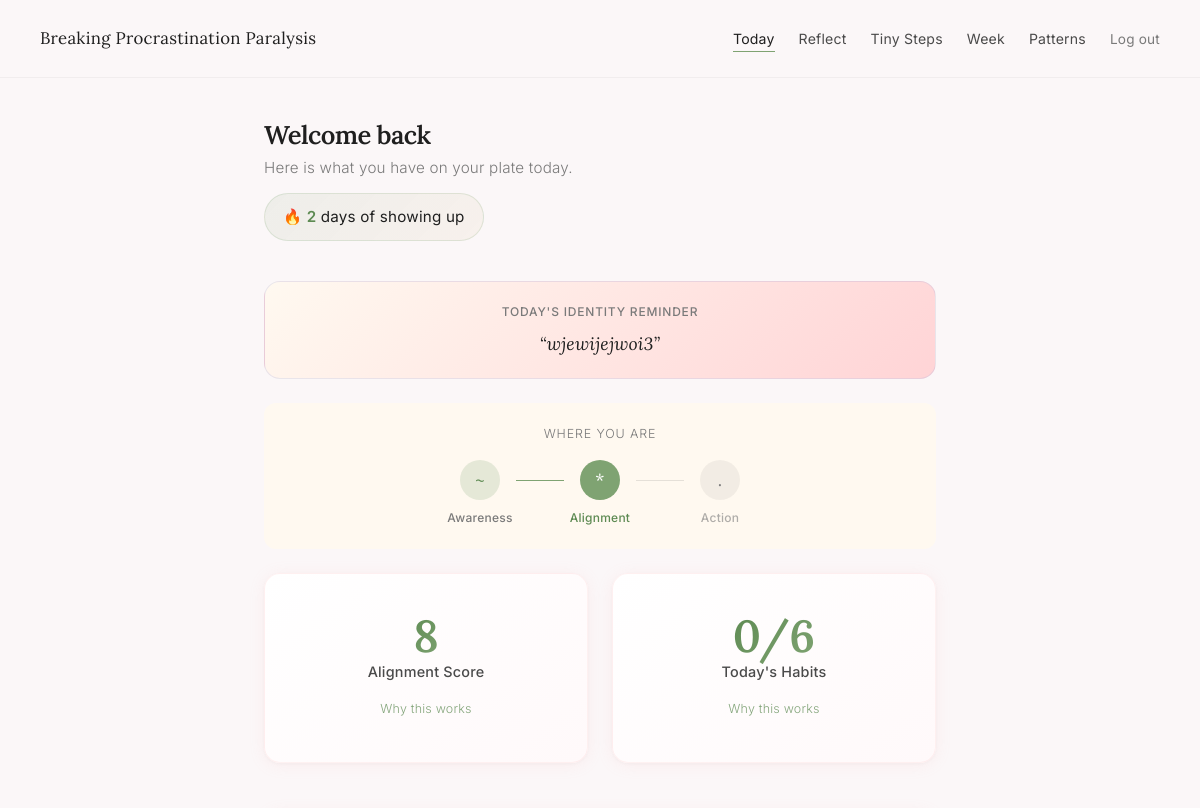
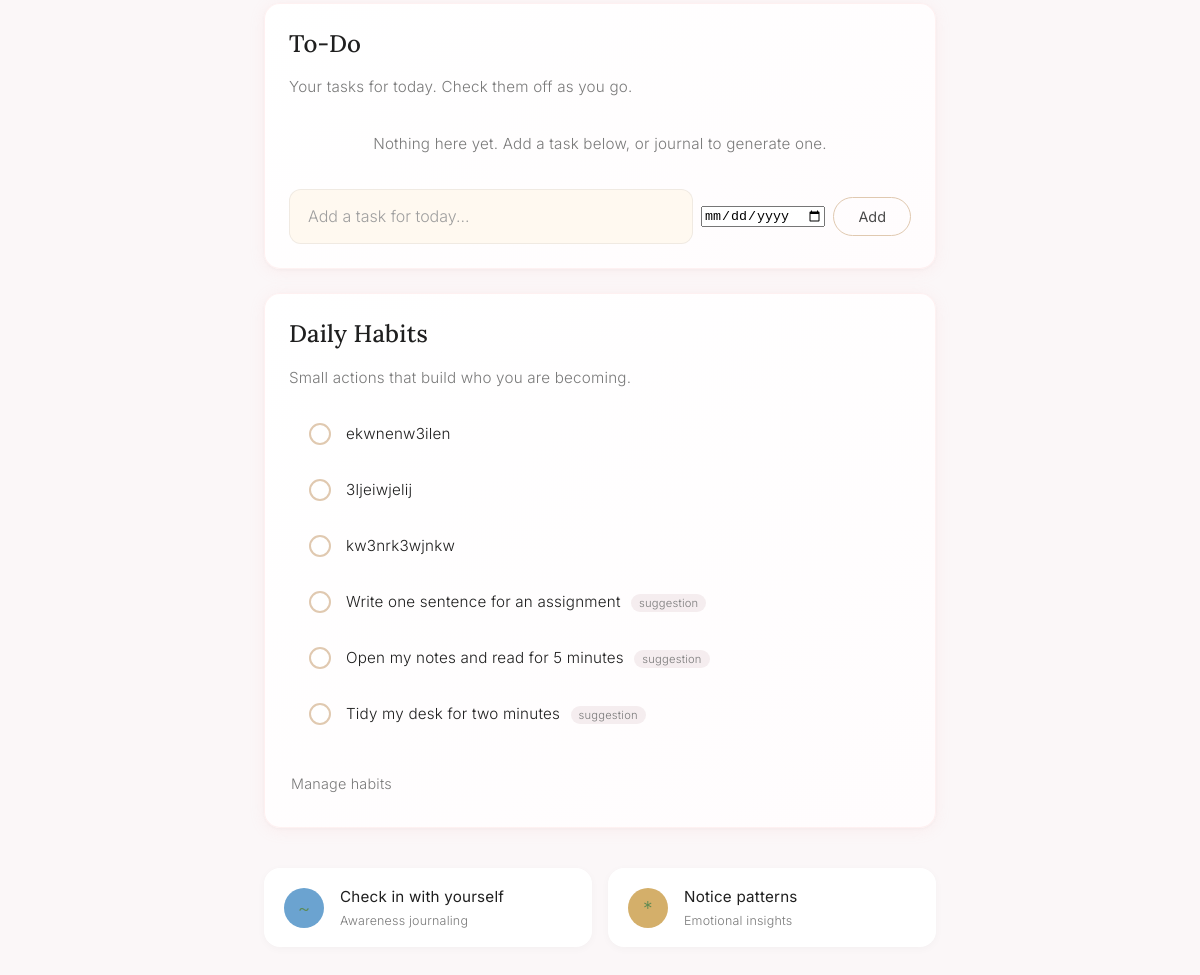
/today (signed in), run on the app's committed database (2 pictures, top to bottom).
### tables this page shows
CREATE TABLE identity_beliefs (
            id INTEGER PRIMARY KEY AUTOINCREMENT,
            user_id INTEGER NOT NULL,
            belief_text TEXT NOT NULL,
            linked_goal_id INTEGER,
            created_at TEXT NOT NULL,
            FOREIGN KEY (user_id) REFERENCES users(id),
            FOREIGN KEY (linked_goal_id) REFERENCES goals(id)
        );

CREATE TABLE habits (
            id INTEGER PRIMARY KEY AUTOINCREMENT,
            user_id INTEGER NOT NULL,
            name TEXT NOT NULL,
            is_sample INTEGER NOT NULL DEFAULT 0,
            created_at TEXT NOT NULL, linked_goal_id INTEGER,
            FOREIGN KEY (user_id) REFERENCES users(id)
        );

### app.py (the view)
@app.route("/today")
@login_required
@onboarding_check
def today():
    user_id = session['user_id']
    today_str = date.today().isoformat()
    conn = get_db_connection()
    try:
        cur = conn.cursor()
        cur.execute(
            "SELECT id, text, source, journal_entry_id, due_date, is_done, created_at "
            "FROM todos WHERE user_id = ? AND (is_done = 0 AND (due_date IS NULL OR due_date <= ?)) "
            "ORDER BY created_at DESC",
            (user_id, today_str),
        )
        active_todos = cur.fetchall()
        cur.execute(
            "SELECT id, text, source, is_done, created_at "
            "FROM todos WHERE user_id = ? AND is_done = 1 AND date(created_at) >= ? "
            "ORDER BY created_at DESC LIMIT 10",
            (user_id, today_str),
        )
        done_todos = cur.fetchall()
        cur.execute(
            "SELECT id, name, is_sample FROM habits WHERE user_id = ? ORDER BY is_sample ASC, id ASC",
            (user_id,),
        )
        habits_rows = cur.fetchall()
        cur.execute(
            "SELECT habit_id FROM habit_completions hc "
            "JOIN habits h ON hc.habit_id = h.id "
            "WHERE h.user_id = ? AND date(hc.completed_at) = ?",
            (user_id, today_str),
        )
        completed_habit_ids = {row['habit_id'] for row in cur.fetchall()}
        week_end = (date.today() + timedelta(days=7)).isoformat()
        cur.execute(
            "SELECT COUNT(*) as count FROM todos "
            "WHERE user_id = ? AND is_done = 0 AND due_date IS NOT NULL AND due_date BETWEEN ? AND ?",
            (user_id, today_str, week_end),
        )
        upcoming_count = cur.fetchone()['count']
        alignment_score, emotional_streak, _ = get_alignment_state(user_id)
        cur.execute(
            "SELECT belief_text FROM identity_beliefs WHERE user_id = ? ORDER BY RANDOM() LIMIT 1",
            (user_id,),
        )
        belief_row = cur.fetchone()
        today_belief = belief_row["belief_text"] if belief_row else None
        week_start = (date.today() - timedelta(days=6)).isoformat()
        cur.execute(
            "SELECT COUNT(DISTINCT date(created_at)) as count "
            "FROM journal_entries WHERE user_id = ? AND date(created_at) BETWEEN ? AND ?",
            (user_id, week_start, today_str),
        )
        active_days_this_week = cur.fetchone()['count']
        cur.execute(
            "SELECT COUNT(*) as count FROM habit_completions hc "
            "JOIN habits h ON hc.habit_id = h.id "
            "WHERE h.user_id = ? AND date(hc.completed_at) BETWEEN ? AND ?",
            (user_id, week_start, today_str),
        )
        habits_done_this_week = cur.fetchone()['count']
        cur.execute(
            "SELECT DISTINCT date(created_at) as entry_date "
            "FROM journal_entries WHERE user_id = ? AND date(created_at) BETWEEN ? AND ?",
            (user_id, week_start, today_str),
        )
        active_dates = {row['entry_date'] for row in cur.fetchall()}
        week_days = []
        day_names = ['M', 'T', 'W', 'T', 'F', 'S', 'S']
        day_full_names = ['Monday', 'Tuesday', 'Wednesday', 'Thursday', 'Friday', 'Saturday', 'Sunday']
        for i in range(7):
            day_date = date.today() - timedelta(days=6-i)
            day_str = day_date.isoformat()
            week_days.append({
                'initial': day_names[day_date.weekday()],
                'name': day_full_names[day_date.weekday()],
                'active': day_str in active_dates,
                'is_today': day_str == today_str,
            })
        total_habits = len(habits_rows)
        habits_completed_today = len(completed_habit_ids)
        all_habits_completed = (total_habits > 0 and habits_completed_today == total_habits)
        weekly_message = None
        if active_days_this_week >= 5:
            weekly_message = "You're showing up consistently. That's powerful."
        elif active_days_this_week >= 3:
            weekly_message = "You're building momentum, one day at a time."
        elif active_days_this_week >= 1:
            weekly_message = "You showed up this week. That counts."
        show_weekly_summary = (active_days_this_week > 0 or habits_done_this_week > 0)
        cur.execute("SELECT COUNT(*) as count FROM journal_entries WHERE user_id = ?", (user_id,))
        journal_count = cur.fetchone()['count']
        cur.execute("SELECT COUNT(*) as count FROM identity_beliefs WHERE user_id = ?", (user_id,))
        has_beliefs = cur.fetchone()['count'] > 0
        action_taken_today = (habits_completed_today > 0 or len(done_todos) > 0)
        if action_taken_today and has_beliefs and alignment_score > 0 and journal_count > 0:
            current_stage = 'action'
        elif has_beliefs and alignment_score > 0 and journal_count > 0:
            current_stage = 'alignment'
        elif journal_count > 0:
            current_stage = 'awareness'
        else:
            current_stage = None
    finally:
        conn.close()
    todo_done = request.args.get("todo_done") == "1"
    habit_done = request.args.get("habit_done") == "1"
    return render_template(
        "today.html",
        greeting=get_greeting(),
        active_todos=active_todos,
        done_todos=done_todos,
        habits=habits_rows,
        completed_habit_ids=completed_habit_ids,
        upcoming_count=upcoming_count,
        alignment_score=alignment_score,
        emotional_streak=emotional_streak,
        today_str=today_str,
        show_weekly_summary=show_weekly_summary,
        week_days=week_days,
        active_days_this_week=active_days_this_week,
        habits_done_this_week=habits_done_this_week,
        weekly_message=weekly_message,
        total_habits=total_habits,
        habits_completed_today=habits_completed_today,
        all_habits_completed=all_habits_completed,
        today_belief=today_belief,
        todo_done=todo_done,
        habit_done=habit_done,
        current_stage=current_stage,
    )

### app.py (called while the page is built)
def get_db_connection():
    conn = sqlite3.connect(DB_PATH, timeout=30)  # Increased timeout to 30 seconds
    conn.row_factory = sqlite3.Row
    conn.execute("PRAGMA journal_mode=WAL")  # Enable Write-Ahead Logging for better concurrency
    return conn

def login_required(f):
    @wraps(f)
    def decorated_function(*args, **kwargs):
        if 'user_id' not in session:
            return redirect(url_for('landing'))
        return f(*args, **kwargs)
    return decorated_function

def onboarding_check(f):
    @wraps(f)
    def decorated_function(*args, **kwargs):
        if 'user_id' not in session:
            return redirect(url_for('landing'))
        user_id = session['user_id']
        conn = get_db_connection()
        try:
            cur = conn.cursor()
            cur.execute("SELECT onboarding_complete FROM users WHERE id = ?", (user_id,))
            user = cur.fetchone()
            if user and user['onboarding_complete'] == 0:
                return redirect(get_next_onboarding_step(user_id))
        finally:
            conn.close()
        return f(*args, **kwargs)
    return decorated_function

def get_greeting() -> str:
    hour = datetime.now().hour
    if hour < 12:
        return "Good morning"
    elif hour < 17:
        return "Good afternoon"
    elif hour < 21:
        return "Good evening"
    else:
        return "Welcome back"

def get_alignment_state(user_id):
    conn = get_db_connection()
    try:
        cur = conn.cursor()
        cur.execute(
            "SELECT alignment_score, emotional_streak, last_journal_date "
            "FROM alignment_state WHERE user_id = ?;",
            (user_id,),
        )
        row = cur.fetchone()
        if row is None:
            return 0, 0, None
        return row["alignment_score"], row["emotional_streak"], row["last_journal_date"]
    finally:
        conn.close()

### templates/today.html (shortened to what this page needs)
<!doctype html>
<html lang="en">
<head>
    <link rel="stylesheet" href="{{ url_for('static', filename='calm.css') }}">
</head>
<body>
<div class="page-wrapper">
    <nav class="page-nav">
        <a href="{{ url_for('dashboard') }}" class="nav-brand">Breaking Procrastination Paralysis</a>
        <ul class="nav-links">
            <li><a href="{{ url_for('today') }}" class="active">Today</a></li>
            <li><a href="{{ url_for('journal') }}">Reflect</a></li>
            <li><a href="{{ url_for('habits') }}">Tiny Steps</a></li>
            <li><a href="{{ url_for('week') }}">Week</a></li>
            <li><a href="{{ url_for('analytics') }}">Patterns</a></li>
            <li><a href="{{ url_for('logout') }}" class="logout-link">Log out</a></li>
        </ul>
    </nav>
    <main class="page-content stagger-children">
        <div class="greeting">
            <h1 class="greeting-text">{{ greeting }}</h1>
            <p class="greeting-sub">Here is what you have on your plate today.</p>
            {% if emotional_streak > 0 %}
            <div style="margin-top: 12px;">
                <span class="streak-display">
                    <span>🔥 <span class="streak-number">{{ emotional_streak }}</span> day{{ 's' if emotional_streak != 1 }} of showing up</span>
                </span>
            </div>
            {% endif %}
        </div>
        {% if today_belief %}
        <div class="belief-reminder fade-in-up">
            <p class="belief-reminder-label">Today's identity reminder</p>
            <p class="belief-reminder-text">&ldquo;{{ today_belief }}&rdquo;</p>
        </div>
        {% endif %}
        {% if current_stage %}
        <div class="stage-indicator fade-in-up">
            <p class="stage-indicator-label">Where you are</p>
            <div class="stage-track">
                <div class="stage-node {{ 'stage-active' if current_stage == 'awareness' else 'stage-done' }}">
                    <div class="stage-dot">~</div>
                    <span class="stage-name">Awareness</span>
                </div>
                <div class="stage-connector {{ 'stage-connector-done' if current_stage in ['alignment', 'action'] else '' }}"></div>
                <div class="stage-node {{ 'stage-active' if current_stage == 'alignment' else ('stage-done' if current_stage == 'action' else 'stage-upcoming') }}">
                    <div class="stage-dot">*</div>
                    <span class="stage-name">Alignment</span>
                </div>
                <div class="stage-connector {{ 'stage-connector-done' if current_stage == 'action' else '' }}"></div>
                <div class="stage-node {{ 'stage-active' if current_stage == 'action' else 'stage-upcoming' }}">
                    <div class="stage-dot">.</div>
                    <span class="stage-name">Action</span>
                </div>
            </div>
        </div>
        {% endif %}
        <div class="metric-grid">
            <div class="card metric-card">
                <span class="metric-value">{{ alignment_score }}</span>
                <p class="metric-label">Alignment Score</p>
                <details class="psych-explainer">
                    <summary>Why this works</summary>
                </details>
            </div>
            <div class="card metric-card">
                <span class="metric-value">{{ habits_completed_today }}/{{ total_habits }}</span>
                <p class="metric-label">Today's Habits</p>
                <details class="psych-explainer">
                    <summary>Why this works</summary>
                </details>
            </div>
        </div>
        <div class="card" style="padding: 24px;">
            <h2>To-Do</h2>
            <p class="section-subtitle" style="margin-bottom: 16px;">
                Your tasks for today. Check them off as you go.
            </p>
            {% if active_todos %}
            <ul class="habit-list">
                {% for todo in active_todos %}
                <li class="habit-item">
                    <form method="post" action="{{ url_for('toggle_todo', todo_id=todo['id']) }}" style="display: flex; align-items: center; gap: 12px; width: 100%;">
                        <button type="submit" class="habit-checkbox" style="border: none; cursor: pointer;"></button>
                        <span class="habit-label">
                            {{ todo['text'] }}
                            {% if todo['source'] == 'journal' %}
                                <span class="habit-tag">from journal</span>
                            {% endif %}
                            {% if todo['due_date'] %}
                                <span class="habit-tag">due {{ todo['due_date'] }}</span>
                            {% endif %}
                        </span>
                    </form>
                </li>
                {% endfor %}
            </ul>
            {% else %}
            <p class="empty-state" style="padding: 16px 0;">
                Nothing here yet. Add a task below, or journal to generate one.
            </p>
            {% endif %}
            <form method="post" action="{{ url_for('add_manual_todo') }}" style="margin-top: 16px;">
                <div class="add-habit-wrapper">
                    <input type="text" name="todo_text" placeholder="Add a task for today...">
                    <input type="date" name="due_date" style="max-width: 160px;">
                    <button class="btn-gentle" type="submit">Add</button>
                </div>
            </form>
        </div>
        <div class="card" style="padding: 24px;">
            <h2>Daily Habits</h2>
            <p class="section-subtitle" style="margin-bottom: 16px;">
                Small actions that build who you are becoming.
            </p>
            {% if habits %}
            <ul class="habit-list">
                {% for h in habits %}
                <li class="habit-item">
                    <form method="post" action="{{ url_for('toggle_habit', habit_id=h['id']) }}" style="display: flex; align-items: center; gap: 12px; width: 100%;">
                        <input
                            class="habit-checkbox"
                            type="checkbox"
                            onchange="this.form.submit()"
                            {{ 'checked' if h['id'] in completed_habit_ids }}
                        >
                        <label class="habit-label">
                            {{ h['name'] }}
                            {% if h['is_sample'] %}
                                <span class="habit-tag">suggestion</span>
                            {% endif %}
                        </label>
                    </form>
                </li>
                {% endfor %}
            </ul>
            <p style="margin-top: 12px;">
                <a href="{{ url_for('habits') }}" class="btn-text">Manage habits</a>
            </p>
            {% else %}
            <p class="empty-state" style="padding: 16px 0;">
                No habits set up yet.
                <a href="{{ url_for('habits') }}" class="btn-text">Add your first tiny step</a>
            </p>
            {% endif %}
        </div>
        <div class="nav-actions">
            <a href="{{ url_for('journal') }}" class="nav-action-link">
                <span class="action-icon icon-awareness">~</span>
                <span class="action-text">
                    <span class="action-label">Check in with yourself</span>
                    <span class="action-hint">Awareness journaling</span>
                </span>
            </a>
            <a href="{{ url_for('analytics') }}" class="nav-action-link">
                <span class="action-icon icon-patterns">*</span>
                <span class="action-text">
                    <span class="action-label">Notice patterns</span>
                    <span class="action-hint">Emotional insights</span>
                </span>
            </a>
        </div>
    </main>
</div>
</body>
</html>

### data on the page
identity_beliefs: belief_text "wjewijejwoi3"
habits: name "ekwnenw3ilen"
habits: name "3ljeiwjelij"
habits: name "kw3nrk3wjnkw"
habits: name "Write one sentence for an assignment", is_sample "suggestion"
habits: name "Open my notes and read for 5 minutes", is_sample "suggestion"
habits: name "Tidy my desk for two minutes", is_sample "suggestion"

### other printed values
{{ greeting }} "Welcome back"
{{ emotional_streak }} "2"
{{ 's' if emotional_streak != 1 }} "s"
{{ alignment_score }} "8"
{{ habits_completed_today }} "0"
{{ total_habits }} "6"
